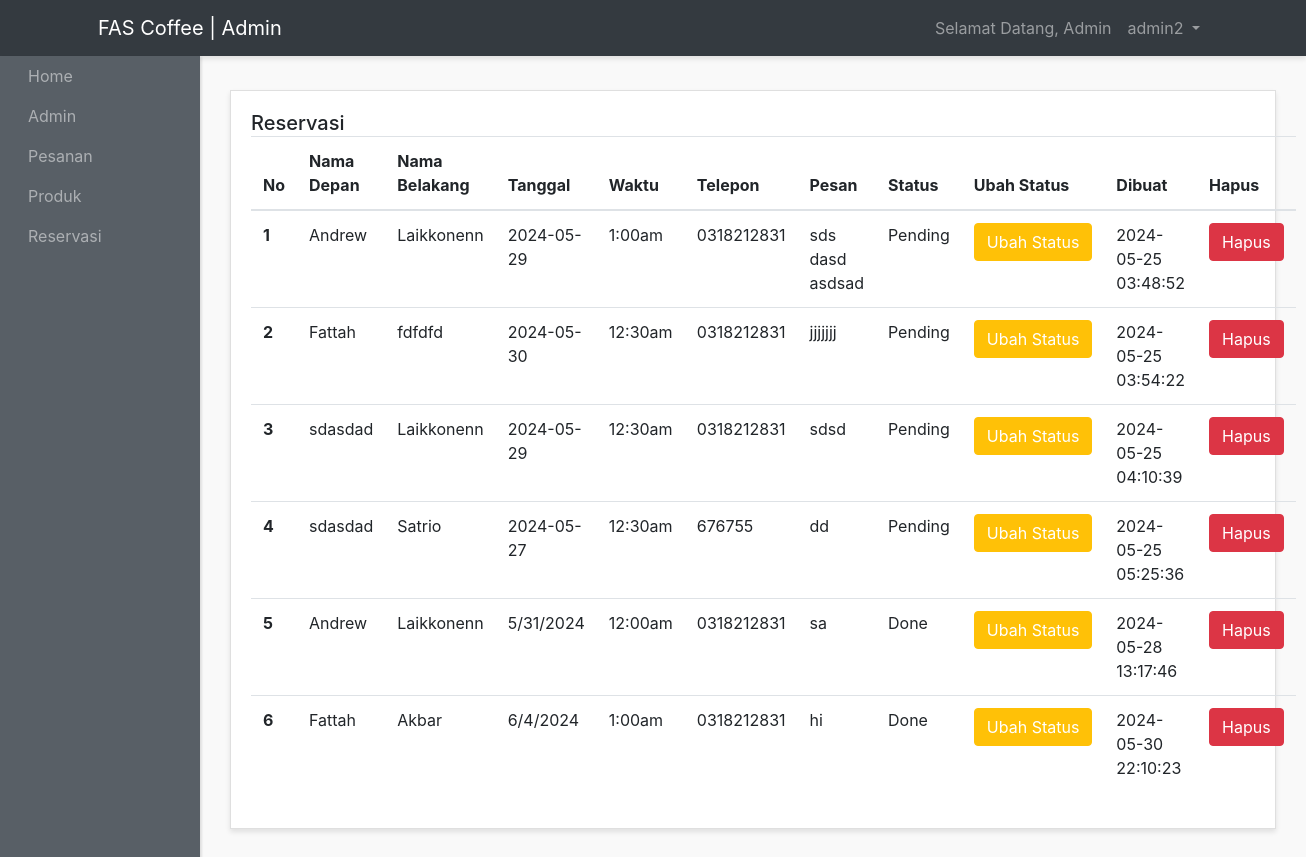
The app's page /admin-panel/bookings-admins/show-bookings.php (signed in) with its own data.
### tables this page shows
CREATE TABLE `bookings` (
  `id` int(10) NOT NULL,
  `first_name` varchar(200) NOT NULL,
  `last_name` varchar(200) NOT NULL,
  `date` varchar(200) NOT NULL,
  `time` varchar(200) NOT NULL,
  `phone` varchar(100) NOT NULL,
  `message` text NOT NULL,
  `status` varchar(200) NOT NULL DEFAULT 'Pending',
  `user_id` int(10) NOT NULL,
  `created_at` timestamp NOT NULL DEFAULT current_timestamp() ON UPDATE current_timestamp()
);

### admin-panel/bookings-admins/show-bookings.php (the view, shortened to what this page needs)
<?php require "../layouts/header.php"; ?>
<?php require "../../config/config.php"; ?>
<?php
  $bookings = $conn->query("SELECT * FROM bookings");
  $bookings->execute();
  $allBookings = $bookings->fetchAll(PDO::FETCH_OBJ);
?>
       <div class="row">
        <div class="col">
          <div class="card">
            <div class="card-body">
              <h5 class="card-title mb-4 d-inline">Reservasi</h5>
              <table class="table">
                <thead>
                  <tr>
                    <th scope="col">No</th>
                    <th scope="col">Nama Depan</th>
                    <th scope="col">Nama Belakang</th>
                    <th scope="col">Tanggal</th>
                    <th scope="col">Waktu</th>
                    <th scope="col">Telepon</th>
                    <th scope="col">Pesan</th>
                    <th scope="col">Status</th>
                    <th scope="col">Ubah Status</th>
                    <th scope="col">Dibuat</th>
                    <th scope="col">Hapus</th>
                  </tr>
                </thead>
                <tbody>
                  <?php foreach($allBookings as $bookings) : ?>
                  <tr>
                    <th scope="row"><?php echo $bookings->id; ?></th>
                    <td><?php echo $bookings->first_name; ?></td>
                    <td><?php echo $bookings->last_name; ?></td>
                    <td><?php echo $bookings->date; ?> </td>
                    <td><?php echo $bookings->time; ?></td>
                    <td><?php echo $bookings->phone; ?></td>
                    <td><?php echo $bookings->message; ?></td>
                    <td><?php echo $bookings->status; ?></td>
                    <td><a href="change-status.php?id=<?php echo $bookings->id; ?>" class="btn btn-warning text-white text-center ">Ubah Status</a></td>
                    <td><?php echo $bookings->created_at; ?></td>
                     <td><a href="delete-bookings.php?id=<?php echo $bookings->id; ?>" class="btn btn-danger  text-center ">Hapus</a></td>
                  </tr>
                  <?php endforeach; ?>
                </tbody>
              </table>
            </div>
          </div>
        </div>
      </div>
      <?php require "../layouts/footer.php"; ?>

### admin-panel/styles/style.css (style rules this page uses)
body { background:#f9f9f9; }
.card { margin-bottom: 15px; border-radius:0; box-shadow: 0 3px 5px rgba(0,0,0,.1); }

### records on screen
bookings: id "1", first_name "Andrew", last_name "Laikkonenn", date "2024-05-29", time "1:00am", phone "0318212831", message "sds dasd asdsad", status "Pending", created_at "2024-05-25 03:48:52"
bookings: id "2", first_name "Fattah", last_name "fdfdfd", date "2024-05-30", time "12:30am", phone "0318212831", message "jjjjjjj", status "Pending", created_at "2024-05-25 03:54:22"
bookings: id "3", first_name "sdasdad", last_name "Laikkonenn", date "2024-05-29", time "12:30am", phone "0318212831", message "sdsd", status "Pending", created_at "2024-05-25 04:10:39"
bookings: id "4", first_name "sdasdad", last_name "Satrio", date "2024-05-27", time "12:30am", phone "676755", message "dd", status "Pending", created_at "2024-05-25 05:25:36"
bookings: id "5", first_name "Andrew", last_name "Laikkonenn", date "5/31/2024", time "12:00am", phone "0318212831", message "sa", status "Done", created_at "2024-05-28 13:17:46"
bookings: id "6", first_name "Fattah", last_name "Akbar", date "6/4/2024", time "1:00am", phone "0318212831", message "hi", status "Done", created_at "2024-05-30 22:10:23"

### other values on screen
$_SESSION['admin_name'] "admin2"
